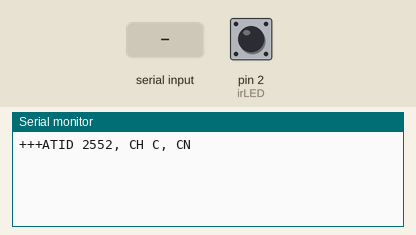
The sketch below on a simulated Arduino Uno, built with avr-gcc and run on an emulated ATmega328P. On the bench: the last lines printed to the serial monitor. Inputs (shaded band) come from the test bench; at power-on: pin 2 (irLED) HIGH.

Above: at 2.7 s.
2.8 s: "1\n" received over Serial
At 3.4 s:
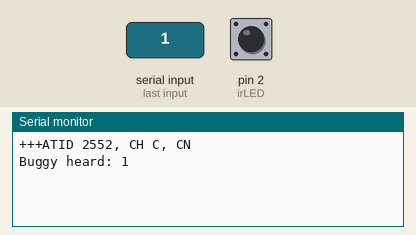
4.3 s: "0\n" received over Serial
At 5.5 s:
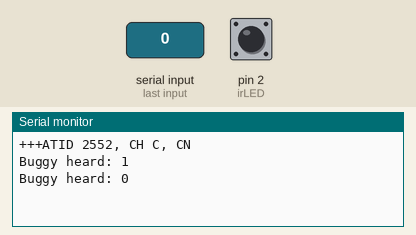

The sketch:

buggy_feb10a.ino
```cpp
//config
int BaudR = 9600;
int sonicTests = 3;
int sonicThreshold = 10;
int timeOut = 100;
int buggy_ID = 1;
int sup_ID = 2;
String name = "Buggy";

//pins
const int irLED    = 2;//ir inturupt = 0;
const int sonicGND = 16;
const int sonicVCC = 17;
const int sonicSIG = 18;
const int _pin = sonicSIG;
const int overridePin = 6;


//functions
void DistanceMeasure(void);
long microsecondsToCentimeters(void);
void gantryDectected();
void sonicSense();
void sonicDetected();
void readIn();
void sendOut();
void executeCMD(int CMD);

//vars
long duration;
long distance;
int messOut;
int messIn;


//Pulses
int Stop =       2;
int Normal =     4;
int LeftO =      6;
int RightO =     8;
int RotateLeft = 10;
int ReduceP =    12;
int IncreaceP =  14;
int HalfP =      16;
int FullP =      18;

//Comands Out
int gantry1_CMD =   1;         //gantry 1-4
int gantry2_CMD =   2;
int gantry3_CMD =   3;
int sonic_CMD =     5;      // sonic = 5

//In Variables
char forBuggy;
char buggy;
char command;
char cNumber;
String message;
String inputString;
bool stringComplete;

void setup() {
 //Start Serial
 Serial.begin(BaudR);
 Serial.print("+++");//xbee config
 delay(1500);//gaurd time
 Serial.println("ATID 2552, CH C, CN");
 //AT commands used are: ID =PAN ID, CH = Channel and CN = escape AT command mode

 inputString.reserve(200);

 //pinModes
 pinMode(sonicGND, OUTPUT);
 pinMode(sonicVCC, OUTPUT);
 pinMode(irLED, INPUT);
 attachInterrupt(0, gantryDectected, RISING);

 //initial values
 messOut = 0;
 messIn = 0;
 duration = 0;
 distance = 0;
}

//main +++++++++++++++++++++++++++++++++
void loop()
{

  int _continue = 1;

  //arduino sending
  while(_continue == 0)
  {
    for(int i = 1; i < 5; i++)
    {
      for(int j = 1; j<5; j++)
      {
        Serial.print(name);
        Serial.print(" b");
        Serial.print(i);
        Serial.print("g");
        Serial.print(j);
        Serial.print("\n");

        delay(1500);
      }
    }
  }

  //arduino read/write
  while(_continue == 1)
  {
    while(Serial.available() == 0);

    message = Serial.readStringUntil('\n');

    Serial.print(name);
    Serial.print(" heard: ");
    Serial.println(message);
  }

  //arduino send distance
  while(_continue == 2)
  {
    digitalWrite(sonicGND, LOW);
    digitalWrite(sonicVCC, HIGH);

     DistanceMeasure();
     distance = microsecondsToCentimeters();

    Serial.print(name);
    //Serial.print(" distance: ");
    Serial.println(distance);
    delay(1500);
  }

  //main
  while(_continue == 3)
  {
    if (stringComplete) {
    Serial.println(inputString);
    // clear the string:
    inputString = "";
    stringComplete = false;
  }
  }

  //arduino parse
  while(_continue ==4)
  {
    readIn();
    delay(1000);
  }
}

//++++++++++++++++++++++++++++++++++++++

//functions ----------------
void executeCMD(int CMD)
{
  digitalWrite(overridePin, HIGH);
  delay(CMD);
  digitalWrite(overridePin, LOW);
}

void sendOut(int sender, int receipient, int CMD)
{
  bool cont = true;
  messOut++;

  while(cont == true)
  {
    cont = false;

    Serial.print("r");
    Serial.print(receipient);
    Serial.print("s");
    Serial.print(sender);
    Serial.print("c");
    Serial.print(CMD);
    Serial.print("m");
    Serial.println(messOut);

    delay(timeOut);

    if(Serial.available() == 0)
    {
      cont = true;
    }
    else
    {
      String received = Serial.readStringUntil('\n');
      if(received[1] == messOut, received[0] == buggy_ID)
      {
        cont = false;
      }
      else
      {
        cont = true;
      }
    }
  }
}

void serialEvent() {
    inputString = Serial.readStringUntil('\n');
    stringComplete = true;
}

//void readIn(){
//  if(Serial.available() != 0)
//  {
//    message = Serial.readStringUntil('\n');
//
//    Serial.print("Buggy received: ");
//    Serial.println(message);
//    forBuggy = (message[0]);
//    buggy = (message[1]);
//    command = (message[2]);
//    cNumber= (message[3]);
//
//    Serial.print("That means ");
//    if(forBuggy =='B')
//    {
//      Serial.print("buggy ");
//    }
//    else if(forBuggy == 'S')
//    {
//      Serial.print("supervisor ");
//    }
//
//    Serial.print(buggy);
//    Serial.print(" needs to execute command ");
//    Serial.print(command);
//    Serial.println(cNumber);
//    }
//}
//--------------------------------
//sonic sensor *********************
void DistanceMeasure(void)
{
  pinMode(_pin, OUTPUT);
  digitalWrite(_pin, LOW);
  delayMicroseconds(2);
  digitalWrite(_pin, HIGH);
  delayMicroseconds(5);
  digitalWrite(_pin,LOW);
  pinMode(_pin,INPUT);
  duration = pulseIn(_pin,HIGH);
}

long microsecondsToCentimeters(void)
{
  return duration/29/2;
}
//********************************

//gantry $$$$$$$$$$$$$$$$$$$$$$$$$
void gantryDectected()
{
  executeCMD(Stop);// stops the buggy
  while(irLED == HIGH);//waits for the ir to go low
  int duration = pulseIn(irLED, HIGH);//measures the length of the pulse of the IR

  //checks which gantry we're under
  int gantryNum = gantryNumber(duration);
  int CMD = gantryNum;

  sendOut(buggy_ID, sup_ID, CMD);
}

int gantryNumber(int duration)
{
  if(duration > 500 && duration < 1500)
  {
    return 1;
  }
  else if(duration > 1500 && duration < 2500)
  {
    return 2;
  }
  else if(duration > 2500 && duration < 3500)
  {
    return 3;
  }
  else
  {
    return 0;
  }
}
//$$$$$$$$$$$$$$$$$$$$$$$$$

//sonic ^^^^^^^^^^^^^^^^^^^^^^^^^^^
void sonicSense()
  {
    digitalWrite(sonicGND, LOW);
    digitalWrite(sonicVCC, HIGH);
    distance = 0;

    for(int i = 0; i < sonicTests; i++)
    {
      DistanceMeasure();
      distance += microsecondsToCentimeters();
      DistanceMeasure();
      distance += microsecondsToCentimeters();
      DistanceMeasure();
      distance += microsecondsToCentimeters();
    }

    distance = distance/sonicTests;

    if(distance < sonicThreshold)
    {
      sonicDetected();
    }
  }

void sonicDetected()
{
  executeCMD(Stop);// stops the buggy
  int CMD = sonic_CMD;

  sendOut(buggy_ID, sup_ID, CMD);
}
//^^^^^^^^^^^^^^^^^^^^^^^^^^^
```

Measured:
- after the input at 2.8 s, the serial monitor: prints a new line at once (image 1)
- after the input at 4.3 s, the serial monitor: prints a new line at once (image 2)
